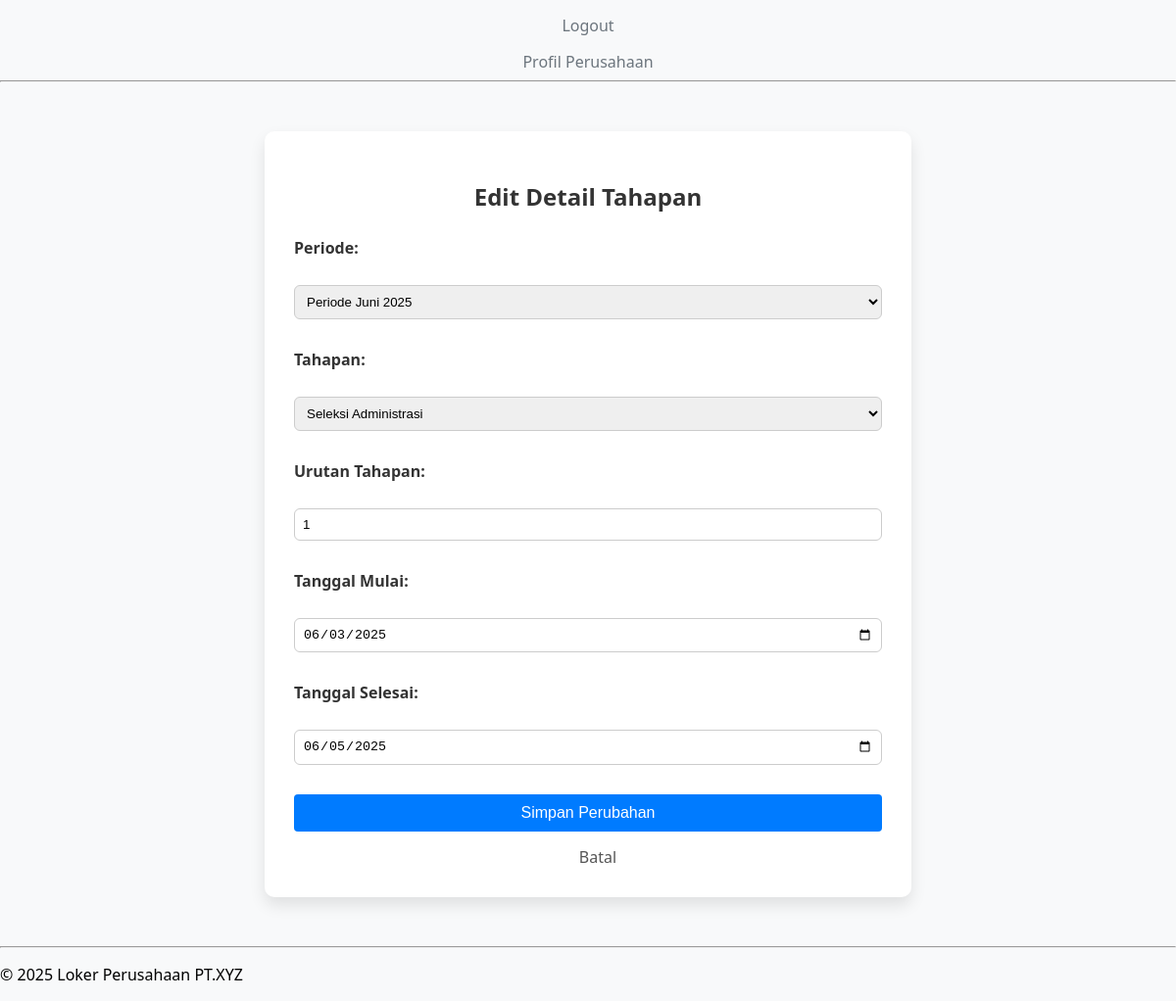
Screenshot of /loker_perusahaan/admin/edit_detail_tahapan.php?id=2 (signed in) with the database file from the repository.
### tables this page shows
CREATE TABLE `detail_tahapan` (
  `id_detail` int(11) NOT NULL,
  `id_periode` int(11) DEFAULT NULL,
  `id_tahapan` int(11) DEFAULT NULL,
  `urutan` int(11) DEFAULT NULL,
  `tanggal_mulai` date DEFAULT NULL,
  `tanggal_selesai` date DEFAULT NULL
);

CREATE TABLE `periode` (
  `id_periode` int(11) NOT NULL,
  `periode` varchar(50) DEFAULT NULL,
  `status` enum('aktif','nonaktif') DEFAULT NULL
);

CREATE TABLE `tahapan` (
  `id_tahapan` int(11) NOT NULL,
  `tahapan` varchar(100) DEFAULT NULL
);

### loker_perusahaan/admin/edit_detail_tahapan.php (the view, shortened to what this page needs)
<?php
include '../config/koneksi.php';
include '../includes/header.php';
echo '<link rel="stylesheet" href="../assets/css/admin/edit_detail_tahapan.css">';
$id_detail = $_GET['id'];
$data = mysqli_fetch_assoc(mysqli_query($koneksi, "SELECT * FROM detail_tahapan WHERE id_detail = '$id_detail'"));
$periode_result = mysqli_query($koneksi, "SELECT * FROM periode WHERE status = 'aktif'");
$tahapan_result = mysqli_query($koneksi, "SELECT * FROM tahapan");
?>
<div class="container">
    <h2>Edit Detail Tahapan</h2>
    <form method="post" action="">
        <div style="margin-bottom:10px;">
            <label>Periode:</label><br>
            <select name="id_periode" required style="width: 100%; padding: 8px;">
                <?php while ($p = mysqli_fetch_assoc($periode_result)) : ?>
                    <option value="<?= $p['id_periode']; ?>" <?= $p['id_periode'] == $data['id_periode'] ? 'selected' : ''; ?>>
                        <?= $p['periode']; ?>
                    </option>
                <?php endwhile; ?>
            </select>
        </div>
        <div style="margin-bottom:10px;">
            <label>Tahapan:</label><br>
            <select name="id_tahapan" required style="width: 100%; padding: 8px;">
                <?php while ($t = mysqli_fetch_assoc($tahapan_result)) : ?>
                    <option value="<?= $t['id_tahapan']; ?>" <?= $t['id_tahapan'] == $data['id_tahapan'] ? 'selected' : ''; ?>>
                        <?= $t['tahapan']; ?>
                    </option>
                <?php endwhile; ?>
            </select>
        </div>
        <div style="margin-bottom:10px;">
            <label>Urutan Tahapan:</label><br>
            <input type="number" name="urutan" value="<?= $data['urutan']; ?>" required style="width: 100%; padding: 8px;">
        </div>
        <div style="margin-bottom:10px;">
            <label>Tanggal Mulai:</label><br>
            <input type="date" name="tanggal_mulai" value="<?= $data['tanggal_mulai']; ?>" required style="width: 100%; padding: 8px;">
        </div>
        <div style="margin-bottom:10px;">
            <label>Tanggal Selesai:</label><br>
            <input type="date" name="tanggal_selesai" value="<?= $data['tanggal_selesai']; ?>" required style="width: 100%; padding: 8px;">
        </div>
        <button type="submit" style="padding:10px 20px;background-color:#007bff;color:white;border:none;border-radius:4px;">Simpan Perubahan</button>
        <a href="detail_tahapan.php" style="margin-left:10px;color:#555;text-decoration:none;">Batal</a>
    </form>
</div>
<?php include '../includes/footer.php'; ?>

### loker_perusahaan/assets/css/admin/edit_detail_tahapan.css (style rules this page uses)
body { font-family: 'Segoe UI', Tahoma, Geneva, Verdana, sans-serif; background: #f8f9fa; margin: 0; padding: 0; }
.container { max-width: 600px; background: #ffffff; padding: 30px; margin: 50px auto; box-shadow: 0 8px 16px rgba(0,0,0,0.1); border-radius: 10px; }
h2 { text-align: center; margin-bottom: 25px; color: #333; }
form label { font-weight: 600; display: block; margin-bottom: 5px; color: #333; }
form select, form input[type="number"], form input[type="date"] { width: 100%; padding: 10px; border: 1px solid #ccc; border-radius: 6px; margin-bottom: 20px; box-sizing: border-box; transition: 0.3s ease; }
button[type="submit"] { background-color: #007bff; color: #fff; border: none; padding: 12px 25px; border-radius: 6px; cursor: pointer; transition: 0.3s ease; width: 100%; font-size: 16px; }
a { display: inline-block; margin-top: 15px; color: #6c757d; text-decoration: none; text-align: center; width: 100%; }

### loker_perusahaan/includes/header.php (style rules this page uses)
body { font-family: Arial, sans-serif; padding: 20px; }

### rows the page displays
detail_tahapan: id_periode "Periode Juni 2025", id_tahapan "Seleksi Administrasi", urutan "1", tanggal_mulai "06/03/2025", tanggal_selesai "06/05/2025"
